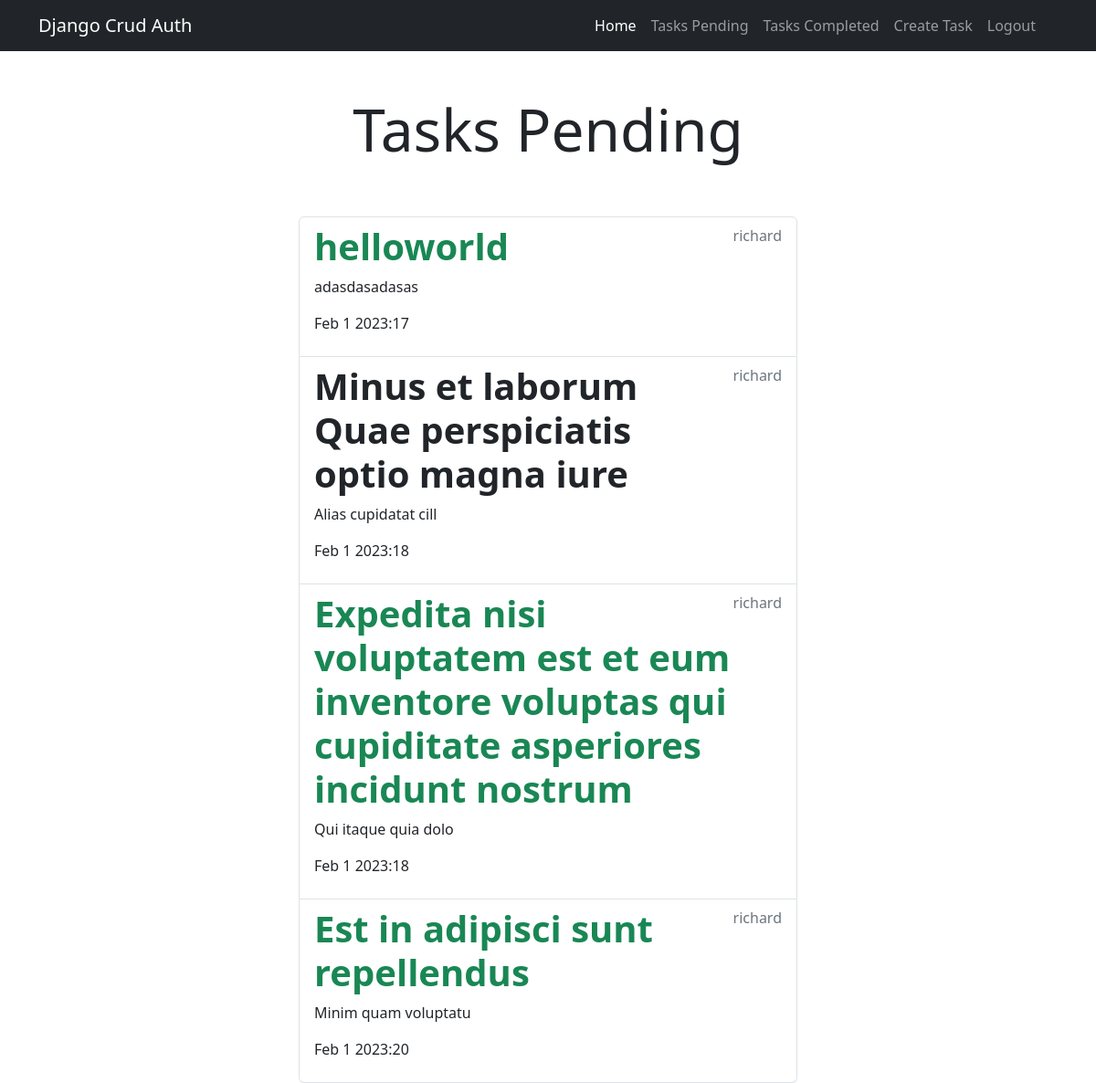
/tasks/completed (signed in), run on the app's committed database.
### tasks/models.py (models this page shows, shortened)
class  Task(models.Model):
    title = models.CharField(max_length=100)
    description = models.TextField(blank=True)
    created = models.DateTimeField(auto_now_add=True)
    datecompleted = models.DateTimeField(null=True, blank=True)
    important = models.BooleanField(default=False)
    user = models.ForeignKey(User, on_delete=models.CASCADE)

### tasks/views.py (the view)
# urls.py: path('tasks/completed', views.tasks_completed, name='tasks_completed'),
@login_required
def tasks_completed(request):
    tasks =  Task.objects.filter(user=request.user, datecompleted__isnull=False)
    return render(request, 'tasks.html', {
        "tasks": tasks
    })

### tasks/templates/tasks.html
{% extends 'base.html' %}
{% block content %}
<main class="container">
    <div class="row">
        <div class="col-md-6 offset-md-3">
            <h1 class="text-center display-3 py-5">Tasks Pending</h1>
            <ul class="list-group">
                {% for task in tasks %}
                <a class="list-group-item" href="{% url 'task_detail' task.id %}">
                    <header class="d-flex justify-content-between">
                        {% if task.important %}
                        <h2 class="h1 fw-bold text-success">{{task.title}}</h2>
                        {% else %}
                        <h2 class="h1 fw-bold">{{task.title}}</h2>
                        {% endif %}
                        <p class="text-secondary">{{task.user.username}}</p>
                    </header>
                    <p>{{task.description}}</p>
                    <p>{{task.datecompleted|date:'M j Y:i'}}</p>
                </a>
                {% endfor %}
            </ul>
        </div>
    </div>
</main>
{% endblock %}

### tasks/templates/base.html (shortened to what this page needs)
<!DOCTYPE html>
<html lang="en">
<head>
    <link rel="stylesheet" href="https://cdn.jsdelivr.net/npm/bootstrap@5.3.0-alpha1/dist/css/bootstrap.min.css">
</head>
<body>
    <nav class="navbar navbar-expand-lg navbar-dark bg-dark" aria-label="Offcanvas navbar large">
        <div class="container">
            <a class="navbar-brand" href="/">Django Crud Auth</a>
            <div class="offcanvas offcanvas-end text-bg-dark" tabindex="-1" id="offcanvasNavbar2"
                aria-labelledby="offcanvasNavbar2Label">
                <div class="offcanvas-body">
                    <ul class="navbar-nav justify-content-end flex-grow-1 pe-3">
                        <li class="nav-item">
                            <a class="nav-link active" aria-current="page" href="{% url 'home' %}">Home</a>
                        </li>
                        {% if user.is_authenticated %}
                        <li class="nav-item">
                            <a class="nav-link" href="{% url 'tasks' %}">Tasks Pending</a>
                        </li>
                        <li class="nav-item">
                            <a class="nav-link" href="{% url 'tasks_completed' %}">Tasks Completed</a>
                        </li>
                        <li class="nav-item">
                            <a class="nav-link" href="{% url 'create_task' %}">Create Task</a>
                        </li>
                        <li class="nav-item">
                            <a class="nav-link" href="{% url 'logout' %}">Logout</a>
                        </li>
                        {% endif %}
                    </ul>
                </div>
            </div>
        </div>
    </nav>
    {% block content %}
    {% endblock %}
</body>
</html>

### data on the page
Task: title "helloworld", user.username "richard", description "adasdasadasas", datecompleted "Feb 1 2023:17"
Task: title "Minus et laborum Quae perspiciatis optio magna iure", user.username "richard", description "Alias cupidatat cill", datecompleted "Feb 1 2023:18"
Task: title "Expedita nisi voluptatem est et eum inventore voluptas qui cupiditate asperiores incidunt nostrum", user.username "richard", description "Qui itaque quia dolo", datecompleted "Feb 1 2023:18"
Task: title "Est in adipisci sunt repellendus", user.username "richard", description "Minim quam voluptatu", datecompleted "Feb 1 2023:20"
